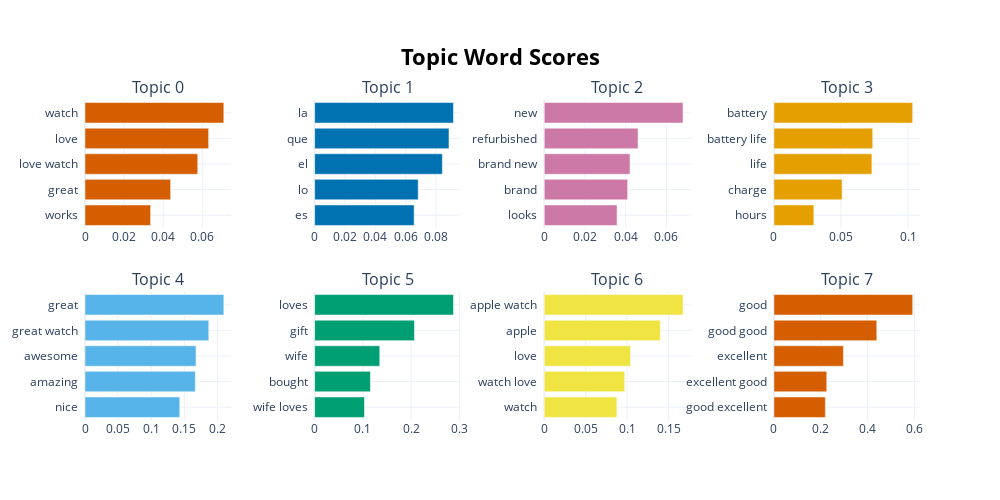

The notebook cell this image was saved under:
### Code cell
model.visualize_barchart()

### Figure 1 — Plotly figure (JSON) as saved in the notebook; plotly's stock layout.template omitted (floating-point values rounded to 4 significant figures)
{"data": [{"marker": {"color": "#D55E00"}, "orientation": "h", "type": "bar", "x": [0.03357, 0.0438, 0.05767, 0.06324, 0.07101], "xaxis": "x", "y": ["works  ", "great  ", "love watch  ", "love  ", "watch  "], "yaxis": "y"}, {"marker": {"color": "#0072B2"}, "orientation": "h", "type": "bar", "x": [0.06563, 0.06831, 0.08427, 0.08861, 0.09156], "xaxis": "x2", "y": ["es  ", "lo  ", "el  ", "que  ", "la  "], "yaxis": "y2"}, {"marker": {"color": "#CC79A7"}, "orientation": "h", "type": "bar", "x": [0.03575, 0.04094, 0.04212, 0.04607, 0.06818], "xaxis": "x3", "y": ["looks  ", "brand  ", "brand new  ", "refurbished  ", "new  "], "yaxis": "y3"}, {"marker": {"color": "#E69F00"}, "orientation": "h", "type": "bar", "x": [0.02977, 0.05084, 0.07304, 0.07364, 0.1034], "xaxis": "x4", "y": ["hours  ", "charge  ", "life  ", "battery life  ", "battery  "], "yaxis": "y4"}, {"marker": {"color": "#56B4E9"}, "orientation": "h", "type": "bar", "x": [0.1431, 0.1666, 0.1676, 0.1869, 0.2096], "xaxis": "x5", "y": ["nice  ", "amazing  ", "awesome  ", "great watch  ", "great  "], "yaxis": "y5"}, {"marker": {"color": "#009E73"}, "orientation": "h", "type": "bar", "x": [0.1033, 0.1156, 0.1349, 0.2068, 0.2876], "xaxis": "x6", "y": ["wife loves  ", "bought  ", "wife  ", "gift  ", "loves  "], "yaxis": "y6"}, {"marker": {"color": "#F0E442"}, "orientation": "h", "type": "bar", "x": [0.08763, 0.09708, 0.1041, 0.14, 0.1675], "xaxis": "x7", "y": ["watch  ", "watch love  ", "love  ", "apple  ", "apple watch  "], "yaxis": "y7"}, {"marker": {"color": "#D55E00"}, "orientation": "h", "type": "bar", "x": [0.2198, 0.2258, 0.2969, 0.4395, 0.5929], "xaxis": "x8", "y": ["good excellent  ", "excellent good  ", "excellent  ", "good good  ", "good  "], "yaxis": "y8"}], "layout": {"annotations": [{"font": {"size": 16}, "showarrow": false, "text": "Topic 0", "x": 0.0875, "xanchor": "center", "xref": "paper", "y": 1, "yanchor": "bottom", "yref": "paper"}, {"font": {"size": 16}, "showarrow": false, "text": "Topic 1", "x": 0.3625, "xanchor": "center", "xref": "paper", "y": 1, "yanchor": "bottom", "yref": "paper"}, {"font": {"size": 16}, "showarrow": false, "text": "Topic 2", "x": 0.6375, "xanchor": "center", "xref": "paper", "y": 1, "yanchor": "bottom", "yref": "paper"}, {"font": {"size": 16}, "showarrow": false, "text": "Topic 3", "x": 0.9125, "xanchor": "center", "xref": "paper", "y": 1, "yanchor": "bottom", "yref": "paper"}, {"font": {"size": 16}, "showarrow": false, "text": "Topic 4", "x": 0.0875, "xanchor": "center", "xref": "paper", "y": 0.4, "yanchor": "bottom", "yref": "paper"}, {"font": {"size": 16}, "showarrow": false, "text": "Topic 5", "x": 0.3625, "xanchor": "center", "xref": "paper", "y": 0.4, "yanchor": "bottom", "yref": "paper"}, {"font": {"size": 16}, "showarrow": false, "text": "Topic 6", "x": 0.6375, "xanchor": "center", "xref": "paper", "y": 0.4, "yanchor": "bottom", "yref": "paper"}, {"font": {"size": 16}, "showarrow": false, "text": "Topic 7", "x": 0.9125, "xanchor": "center", "xref": "paper", "y": 0.4, "yanchor": "bottom", "yref": "paper"}], "height": 500, "hoverlabel": {"bgcolor": "white", "font": {"family": "Rockwell", "size": 16}}, "showlegend": false, "title": {"font": {"color": "Black", "size": 22}, "text": "<b>Topic Word Scores", "x": 0.5, "xanchor": "center", "yanchor": "top"}, "width": 1000, "xaxis": {"anchor": "y", "domain": [0, 0.175], "showgrid": true}, "xaxis2": {"anchor": "y2", "domain": [0.275, 0.45], "showgrid": true}, "xaxis3": {"anchor": "y3", "domain": [0.55, 0.725], "showgrid": true}, "xaxis4": {"anchor": "y4", "domain": [0.825, 1], "showgrid": true}, "xaxis5": {"anchor": "y5", "domain": [0, 0.175], "showgrid": true}, "xaxis6": {"anchor": "y6", "domain": [0.275, 0.45], "showgrid": true}, "xaxis7": {"anchor": "y7", "domain": [0.55, 0.725], "showgrid": true}, "xaxis8": {"anchor": "y8", "domain": [0.825, 1], "showgrid": true}, "yaxis": {"anchor": "x", "domain": [0.6, 1], "showgrid": true}, "yaxis2": {"anchor": "x2", "domain": [0.6, 1], "showgrid": true}, "yaxis3": {"anchor": "x3", "domain": [0.6, 1], "showgrid": true}, "yaxis4": {"anchor": "x4", "domain": [0.6, 1], "showgrid": true}, "yaxis5": {"anchor": "x5", "domain": [0, 0.4], "showgrid": true}, "yaxis6": {"anchor": "x6", "domain": [0, 0.4], "showgrid": true}, "yaxis7": {"anchor": "x7", "domain": [0, 0.4], "showgrid": true}, "yaxis8": {"anchor": "x8", "domain": [0, 0.4], "showgrid": true}}}
